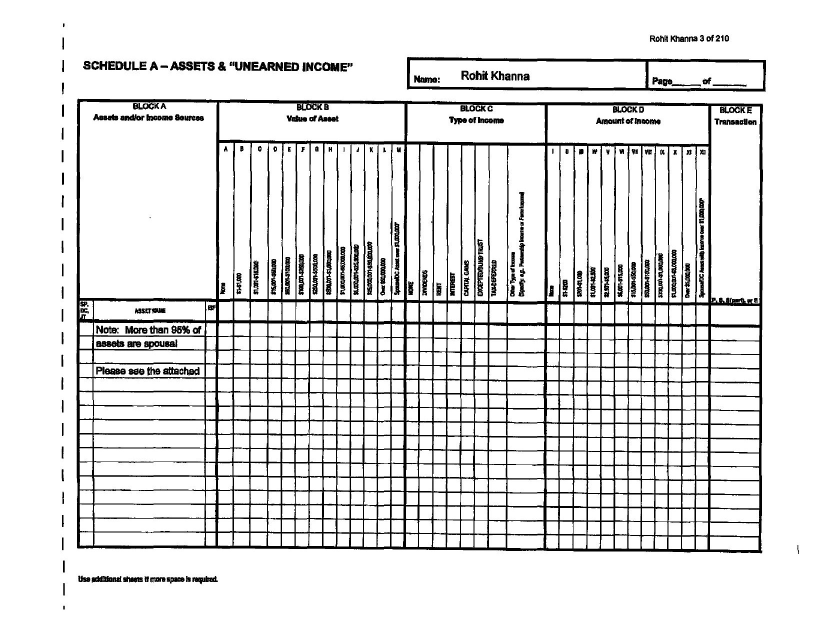
#> input picture docs/2019-2/pages/page-003.jpg, 1627 x 1260 px, given in place of page-003.jpg.jpg, which was not available (shown at 1/2 size)
$ python scan2.py docs/2019-2/pages/page-003.jpg
#> lines starting #> are read from the running program, lines starting #| are printed output that depends on the picture; after the words box and inside, x2 and y2 are one past the last pixel; in counts of white or black regions, pixels touching at a corner belong together; pictures that were not available may be replaced by others from this repository, and a replacement may not be noted
import sys
from PIL import Image
import numpy as np
page=sys.argv[1]
im=Image.open(f'docs/2019-2/pages/page-{page}.jpg').convert('L')
a=np.array(im); H,W=a.shape
#> after `H, W = a.shape`: H = 1260; W = 1627
b=(a<180).astype(np.uint8)
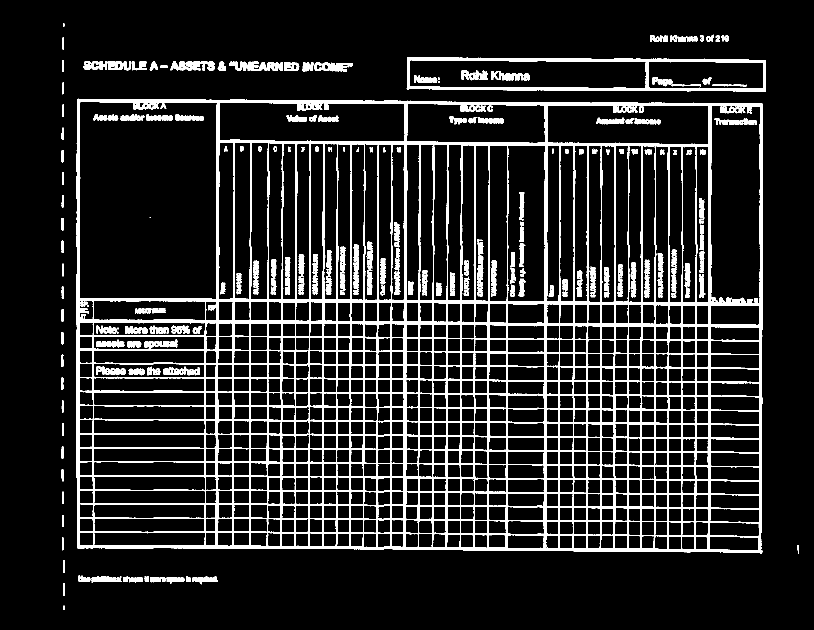
#> b: shape (1260, 1627) (shown at 1/2 size); values 0 (black) and 1 (white), 12.5% white; 223 white regions (14 under 20 px), largest, box (x1, y1, x2, y2) and area: (153, 197, 1526, 1107) 198666, (813, 114, 1532, 184) 9165, (955, 478, 967, 593) 923
# all X clusters in data region, low threshold
data=b[245:1150,660:1500]; cs=data.sum(axis=0); x=0
#> after `data = b[245:1150, 660:1500]`:
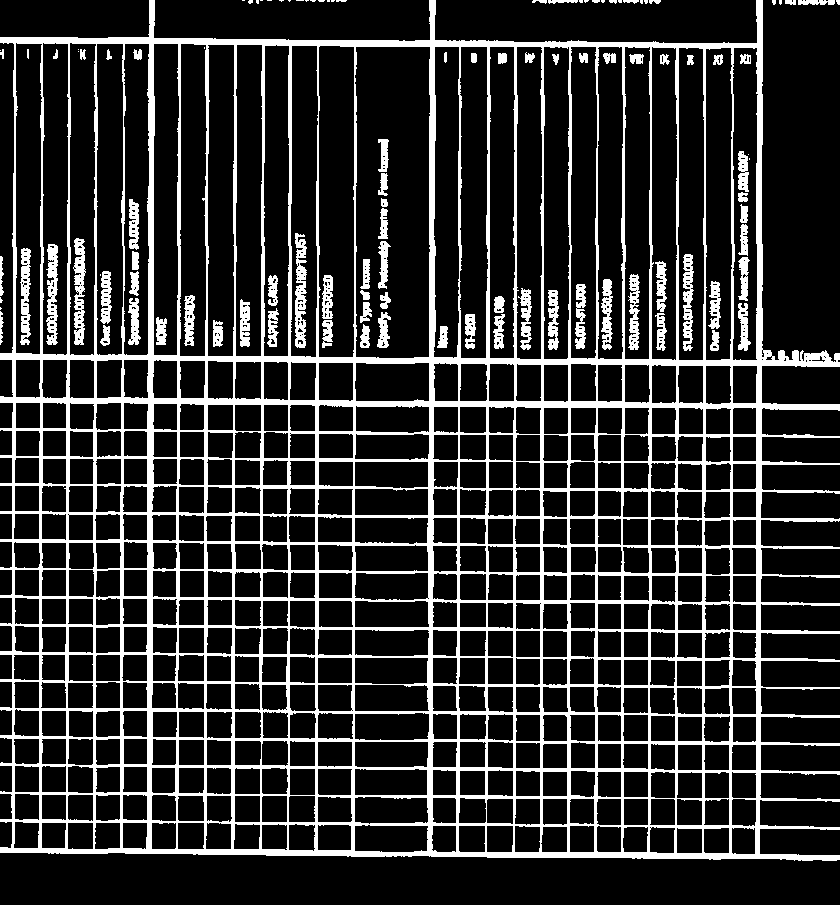
#> data: shape (905, 840); values 0 (black) and 1 (white), 18.2% white; 110 white regions (33 under 20 px), largest, box (x1, y1, x2, y2) and area: (0, 0, 840, 861) 120871, (295, 233, 307, 348) 923, (73, 238, 86, 345) 865
#> after `cs = data.sum(axis=0)`: cs = 840 values, max 859 at index 758, min 59 at index 86, mean 165.2
print("all X col clusters (center,ink):")
while x<cs.shape[0]:
    if cs[x]>0:
        xs=x
        while x<cs.shape[0] and cs[x]>0: x+=1
        s=int(cs[xs:x].sum())
        if s>5: print((xs+x)//2+660, s)
    else: x+=1
#> this loop made 1 pass
#> s on pass 1: 138726
#| 1080 138726
#> after the loop, x = 840
# band heights
rs=b[:,120:600].sum(axis=1); bands=[]; y=0
#> after `rs = b[:, 120:600].sum(axis=1)`: rs = 1260 values, max 451 at index 642, min 0 at index 0, mean 59.98
while y<H:
    if rs[y]>3:
        y0=y
        while y<H and rs[y]>3: y+=1
        bands.append((y0,y))
    else: y+=1
#> after the loop, bands = [(93, 94), (122, 143), (166, 178), (198, 1098), (1121, 1145), (1151, 1191), (1212, 1219)]; y = 1260
data=[bd for bd in bands if (bd[0]+bd[1])//2>250]
#> data = [(198, 1098), (1121, 1145), (1151, 1191), (1212, 1219)]
print("row bands (idx,y0,y1,height):")
for i,(y0,y1) in enumerate(data): print(i+1,y0,y1,y1-y0)
#> this loop made 4 passes
#| 1 198 1098 900
#| 2 1121 1145 24
#| 3 1151 1191 40
#| 4 1212 1219 7
